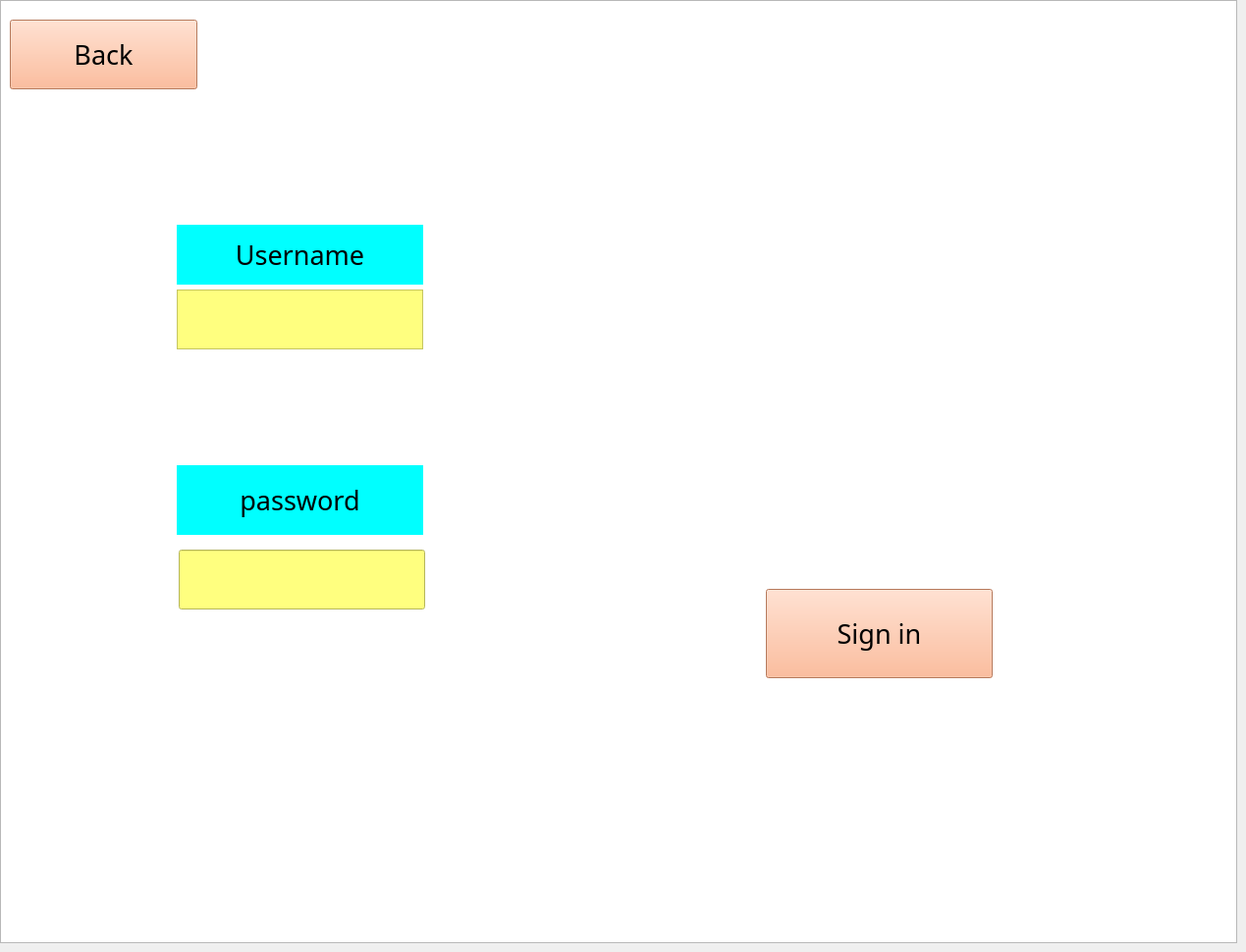
    <widget class="QWidget" name="page_2">
     <widget class="QLabel" name="username_label">
      <property name="geometry">
       <rect>
        <x>180</x>
        <y>229</y>
        <width>251</width>
        <height>61</height>
       </rect>
      </property>
      <property name="font">
       <font>
        <family>Edwardian Script ITC</family>
        <pointsize>20</pointsize>
       </font>
      </property>
      <property name="styleSheet">
       <string notr="true">background-color: rgb(0, 255, 255);</string>
      </property>
      <property name="text">
       <string>Username</string>
      </property>
      <property name="scaledContents">
       <bool>false</bool>
      </property>
      <property name="alignment">
       <set>Qt::AlignCenter</set>
      </property>
     </widget>
     <widget class="QLabel" name="password_label">
      <property name="geometry">
       <rect>
        <x>180</x>
        <y>474</y>
        <width>251</width>
        <height>71</height>
       </rect>
      </property>
      <property name="font">
       <font>
        <family>Edwardian Script ITC</family>
        <pointsize>20</pointsize>
       </font>
      </property>
      <property name="styleSheet">
       <string notr="true">background-color: rgb(0, 255, 255);</string>
      </property>
      <property name="text">
       <string>password</string>
      </property>
      <property name="alignment">
       <set>Qt::AlignCenter</set>
      </property>
     </widget>
     <widget class="QTextEdit" name="username_text">
      <property name="geometry">
       <rect>
        <x>180</x>
        <y>295</y>
        <width>251</width>
        <height>61</height>
       </rect>
      </property>
      <property name="maximumSize">
       <size>
        <width>16777215</width>
        <height>125</height>
       </size>
      </property>
      <property name="font">
       <font>
        <family>Edwardian Script ITC</family>
        <pointsize>16</pointsize>
       </font>
      </property>
      <property name="styleSheet">
       <string notr="true">background-color: rgb(255, 255, 127);</string>
      </property>
     </widget>
     <widget class="QPushButton" name="sign_in_button">
      <property name="geometry">
       <rect>
        <x>780</x>
        <y>600</y>
        <width>231</width>
        <height>91</height>
       </rect>
      </property>
      <property name="font">
       <font>
        <family>Edwardian Script ITC</family>
        <pointsize>20</pointsize>
       </font>
      </property>
      <property name="styleSheet">
       <string notr="true">background-color: rgb(255, 170, 127);</string>
      </property>
      <property name="text">
       <string>Sign in</string>
      </property>
     </widget>
     <widget class="QGraphicsView" name="graphicsView_2">
      <property name="geometry">
       <rect>
        <x>0</x>
        <y>0</y>
        <width>1260</width>
        <height>961</height>
       </rect>
      </property>
      <property name="styleSheet">
       <string notr="true">background-image: url(:/newPrefix/writing-pad-3583553_1280.jpg);</string>
      </property>
     </widget>
     <widget class="QPushButton" name="back_login_page">
      <property name="geometry">
       <rect>
        <x>10</x>
        <y>20</y>
        <width>191</width>
        <height>71</height>
       </rect>
      </property>
      <property name="font">
       <font>
        <family>Edwardian Script ITC</family>
        <pointsize>20</pointsize>
       </font>
      </property>
      <property name="styleSheet">
       <string notr="true">background-color: rgb(255, 170, 127);</string>
      </property>
      <property name="text">
       <string>Back</string>
      </property>
     </widget>
     <widget class="QLineEdit" name="password_text">
      <property name="geometry">
       <rect>
        <x>182</x>
        <y>560</y>
        <width>251</width>
        <height>61</height>
       </rect>
      </property>
      <property name="styleSheet">
       <string notr="true">background-color: rgb(255, 255, 127);
border-color: rgb(0, 0, 0, 0);</string>
      </property>
      <property name="echoMode">
       <enum>QLineEdit::Password</enum>
      </property>
     </widget>
     <zorder>graphicsView_2</zorder>
     <zorder>username_label</zorder>
     <zorder>password_label</zorder>
     <zorder>username_text</zorder>
     <zorder>sign_in_button</zorder>
     <zorder>back_login_page</zorder>
     <zorder>password_text</zorder>
    </widget>
